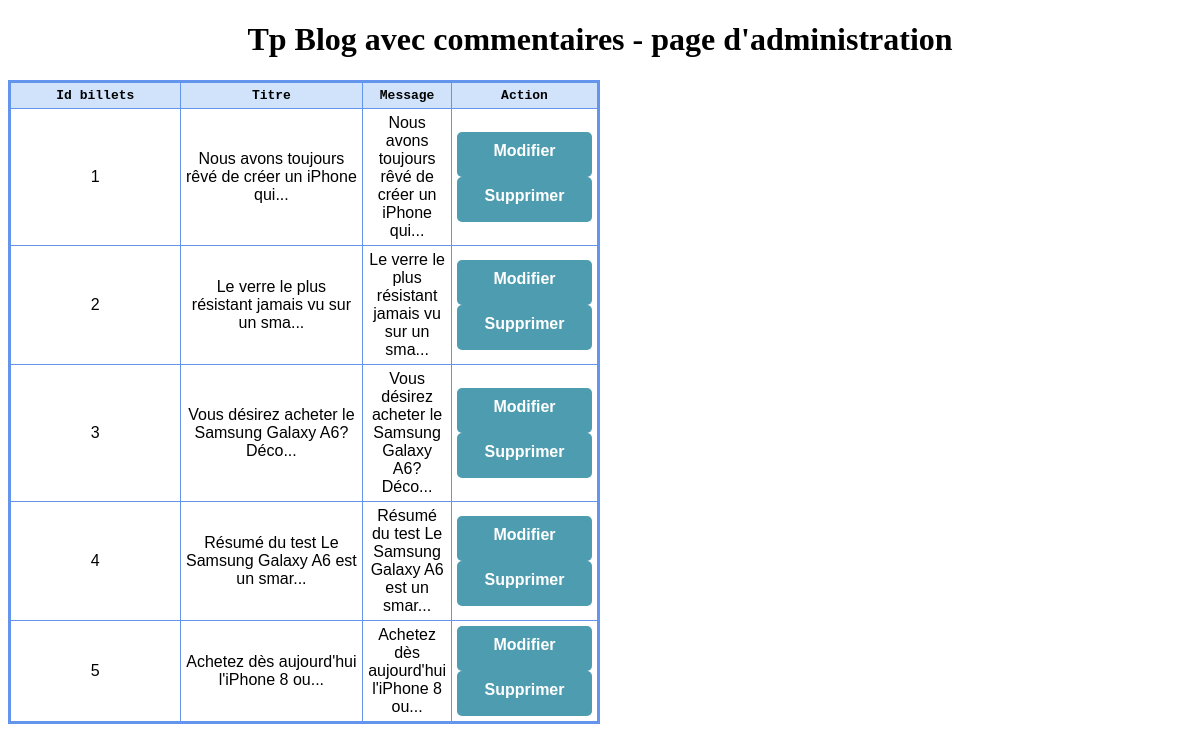
The app's page /tests/tp-blog-avec-commentaires/admin/administration.php with its own data.
### tables this page shows
CREATE TABLE `billets` (
  `id_billets` int(11) NOT NULL,
  `titre` varchar(100) NOT NULL,
  `message` text NOT NULL,
  `date_publication` datetime NOT NULL
);

### tests/tp-blog-avec-commentaires/admin/administration.php (the view, shortened to what this page needs)
<?php
include '../include/cnx-base.php';
?>
<!doctype html>
<html lang="fr">
    <head>
        <link href="../style.css" rel="stylesheet" />
    </head>
    <body>
        <h1>Tp Blog avec commentaires - page d'administration</h1>
        <table>
            <tr>
                <th>Id billets</th>
                <th>Titre</th>
                <th>Message</th>
                <th>Action</th>
            </tr>
            <?php
            $response = $bdd->query("SELECT id_billets,titre,message,DATE_FORMAT(date_publication, '%d/%m/%y à %Hh%imin%ss') AS datee FROM billets ORDER BY id_billets LIMIT 0,5");
            while ($donnees = $response->fetch()) {
                ?>
                <tr>
                    <td><?php echo htmlspecialchars($donnees['id_billets']) ?></td>
                    <td><?php echo mb_strimwidth(htmlspecialchars($donnees['message']), 0, 50, "...") ?></td>
                    <td><?php echo mb_strimwidth(htmlspecialchars($donnees['message']), 0, 50, "...") ?></td>
                    <td><a class="button" href="modifier.php?id=$donnees['id_billets']">Modifier</a><a class="button" href="supprimer.php">Supprimer</a></td>
                </tr>
                <?php
            }
            ?>
        </table>
    </body>
</html>

### tests/tp-blog-avec-commentaires/style.css (style rules this page uses)
h1, h3 { text-align:center; }
a { text-decoration: none; color: red; }
table { border: medium solid #6495ed; border-collapse: collapse; width: 50%; }
th { font-family: monospace; border: thin solid #6495ed; width: 50%; padding: 5px; background-color: #D0E3FA; background-image: url(sky.jpg); }
td { font-family: sans-serif; border: thin solid #6495ed; width: 50%; padding: 5px; text-align: center; background-color: #ffffff; }
.button { display: block; width: 115px; height: 25px; background: #4E9CAF; padding: 10px; text-align: center; border-radius: 5px; color: white; font-weight: bold; }

### records on screen
billets: id_billets "1", message "Nous avons toujours rêvé de créer un iPhone qui..."
billets: id_billets "2", message "Le verre le plus résistant jamais vu sur un sma..."
billets: id_billets "3", message "Vous désirez acheter le Samsung Galaxy A6? Déco..."
billets: id_billets "4", message "Résumé du test Le Samsung Galaxy A6 est un smar..."
billets: id_billets "5", message "Achetez dès aujourd'hui l'iPhone 8 ou..."
